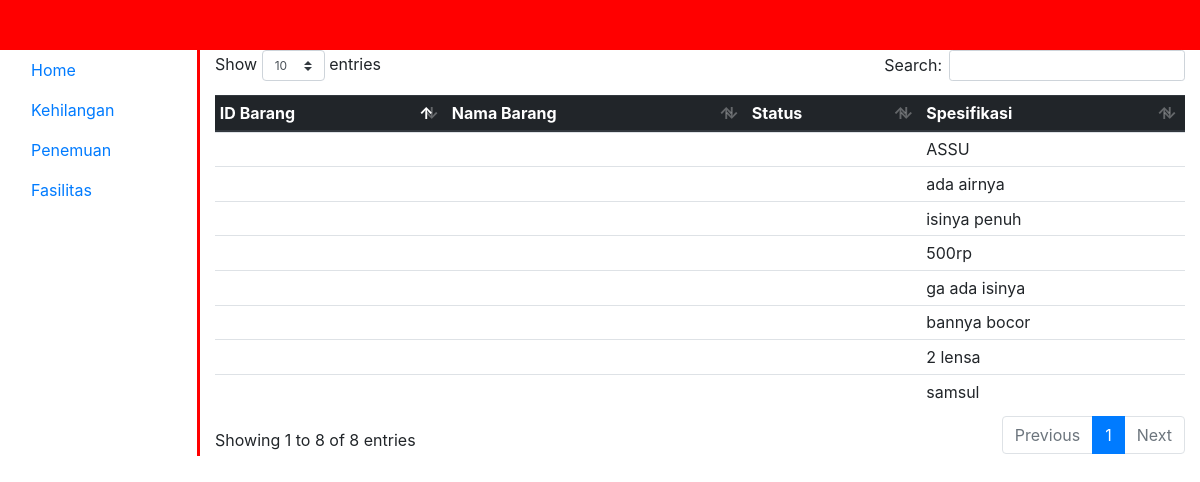
The page /index.php/admin/admin_kehilangan on the database its author committed.
### tables this page shows
CREATE TABLE `barang` (
  `id_kehilangan` int(11) NOT NULL,
  `tanggal` datetime NOT NULL,
  `jenis` set('kehilangan','ditemukan') NOT NULL,
  `nama` varchar(50) NOT NULL,
  `spesifikasi` varchar(100) NOT NULL,
  `lokasi` varchar(30) NOT NULL,
  `kontak` varchar(13) NOT NULL,
  `id_user` varchar(25) NOT NULL
);

### application/controllers/admin/admin_kehilangan.php (called while the page is built, shortened)
<?php
class Admin_kehilangan extends CI_Controller {
	public function index()
	{
		$isi['data']		= $this->db->query("SELECT * FROM barang");
		$this->load->view('admin/view_kehilangan',$isi);
	}
}

### index.php (called while the page is built, shortened)
<?php
require_once BASEPATH.'core/CodeIgniter.php';

### application/views/admin/view_kehilangan.php (the view, shortened to what this page needs)
<!DOCTYPE html>
<html lang="en">
<head>
	<link rel="stylesheet" type="text/css" href="<?php echo base_url(); ?>assets/css/bootstrap.min.css">
	<link rel="stylesheet" type="text/css" href="<?php echo base_url(); ?>assets/DataTables/datatables.min.css">
	<link rel="stylesheet" type="text/css" href="<?php echo base_url(); ?>assets/css/gaya.css">
</head>
<body>
<div class="container-fluid">
	<div class="row">
		<div class="header"></div>
	</div>
	<div class="row">
		<div class="col-md-10">
			<table class="display table table-sm table-hover" id="contoh">
			  <thead class="thead-dark">
			    <tr>
			      <th scope="col">ID Barang</th>
			      <th scope="col">Nama Barang</th>
			      <th scope="col">Status</th>
			      <th scope="col">Spesifikasi</th>
			    </tr>
			  </thead>
			  <tbody>
			  <?php foreach($data->result() as $row) { ?>
			  	<tr>
			      <td><?php echo $row->id_barang ?></td>
			      <td><?php echo $row->nama_barang ?></td>
			      <td><?php echo $row->status ?></td>
			      <td><?php echo $row->spesifikasi ?></td>
			    </tr>
			<?php } ?>
			  </tbody>
			</table>
		</div>
	</div>
</div>
</body>
</html>

### assets/css/gaya.css (style rules this page uses)
.header { width: 100%; height: 50px; background-color: red; }

### rows shown on the page
barang: spesifikasi "ASSU"
barang: spesifikasi "ada airnya"
barang: spesifikasi "isinya penuh"
barang: spesifikasi "500rp"
barang: spesifikasi "ga ada isinya"
barang: spesifikasi "bannya bocor"
barang: spesifikasi "2 lensa"
barang: spesifikasi "samsul"
